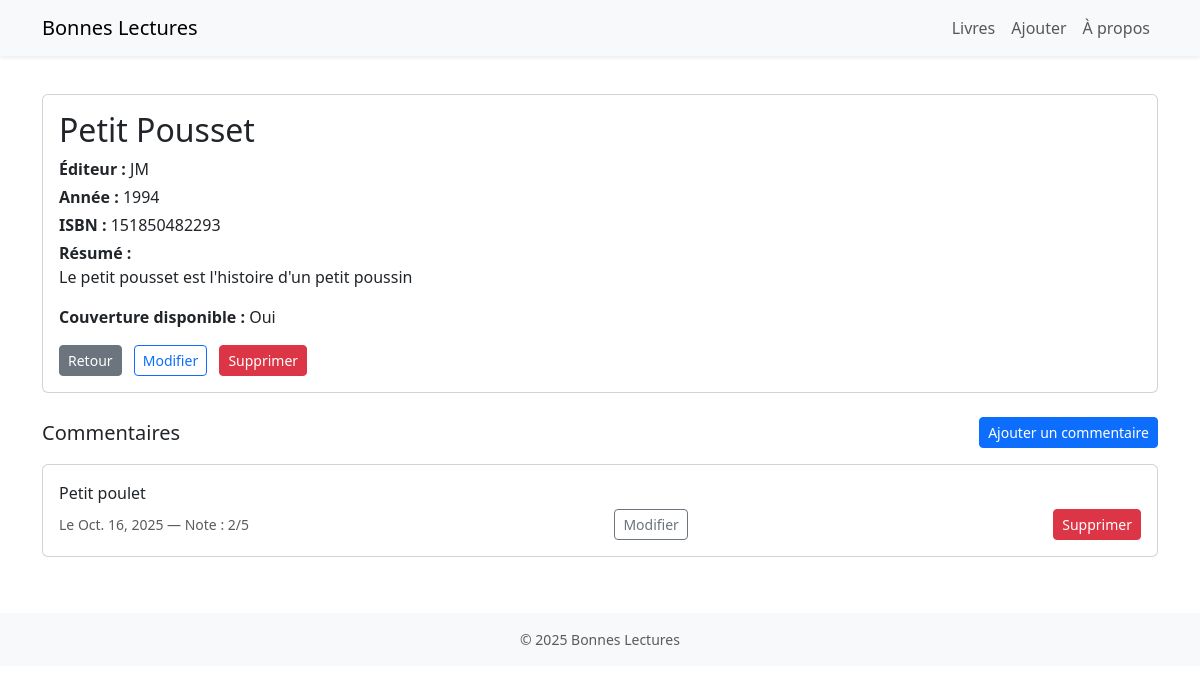
The page /book/4/ on the database as committed earlier.
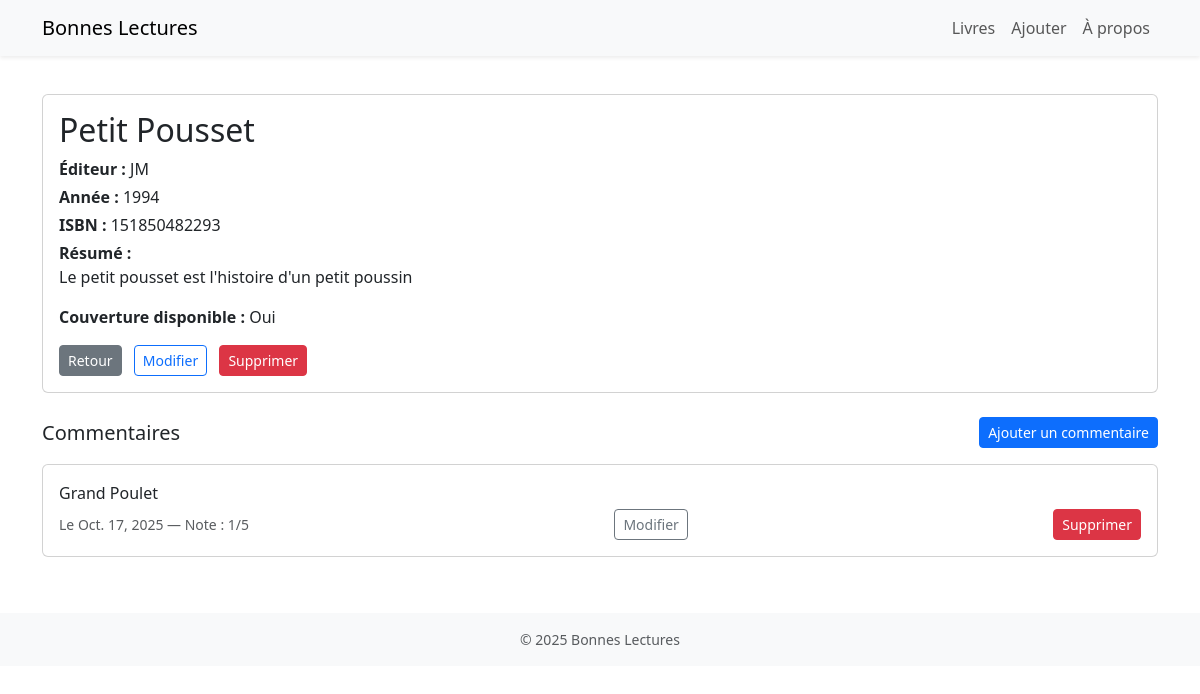
The same page on the database as committed later.
### bonnes_lectures/models.py (models this page shows, shortened)
class Book(models.Model):
    title = models.CharField(max_length=200)
    publisher = models.CharField(max_length=200)
    year = models.PositiveIntegerField()
    isbn = models.CharField(max_length=20, unique=True)
    backCover = models.TextField()
    cover = models.BooleanField(default=False)
    author = models.ForeignKey(Author, related_name='books', on_delete=models.CASCADE, null=True, blank=True)

class Review(models.Model):
    book = models.ForeignKey(Book, related_name='reviews', on_delete=models.CASCADE)
    content = models.TextField()
    date = models.DateField()
    rating = models.PositiveIntegerField()

### bonnes_lectures/views.py (the view)
# urls.py: path('book/<int:id>/', views.book_detail, name='book_detail'),
def book_detail(request, id):
    book = get_object_or_404(Book, id=id)
    reviews = book.reviews.order_by('-date')
    return render(request, 'book_detail.html', {'book': book, 'reviews': reviews})

### bonnes_lectures/templates/book_detail.html (shortened to what this page needs)
{% extends 'base.html' %}
{% load django_bootstrap5 %}
{% block content %}
<div class="mt-4">
    <div class="card">
        <div class="card-body">
            <h2 class="card-title">{{ book.title }}</h2>
            <p class="mb-1"><strong>Éditeur :</strong> {{ book.publisher }}</p>
            <p class="mb-1"><strong>Année :</strong> {{ book.year }}</p>
            <p class="mb-1"><strong>ISBN :</strong> {{ book.isbn }}</p>
            <p class="mb-3"><strong>Résumé :</strong><br>{{ book.backCover }}</p>
            <p><strong>Couverture disponible :</strong> {{ book.cover|yesno:"Oui,Non" }}</p>
            <div class="mt-3">
                <a class="btn btn-secondary btn-sm me-2" href="{% url 'book_list' %}">Retour</a>
                <form action="{% url 'modify_book' book.id %}" method="post" class="d-inline">
                    <button type="submit" class="btn btn-outline-primary btn-sm me-2">Modifier</button>
                </form>
                <form action="{% url 'delete_book' book.id %}" method="post" class="d-inline" onsubmit="return confirm('Voulez-vous vraiment supprimer ce livre ?');">
                    <button type="submit" class="btn btn-danger btn-sm">Supprimer</button>
                </form>
            </div>
        </div>
    </div>
            <div class="mt-4">
                <div class="d-flex justify-content-between align-items-center mb-3">
                    <h3 class="h5 mb-0">Commentaires</h3>
                    <a class="btn btn-primary btn-sm" href="{% url 'new_review' book.id %}">Ajouter un commentaire</a>
                </div>
                {% if reviews %}
                    <div class="row">
                        {% for review in reviews %}
                            <div class="col-12 mb-2">
                                <div class="card">
                                    <div class="card-body">
                                        <p class="mb-1">{{ review.content }}</p>
                                        <div class="d-flex justify-content-between align-items-center">
                                            <div class="text-muted small">Le {{ review.date }} — Note : {{ review.rating }}/5</div>
                                            <div>
                                                <a class="btn btn-outline-secondary btn-sm" href="{% url 'modify_review' book.id review.id %}">Modifier</a>
                                            </div>
                                            <div>
                                                <form action="{% url 'delete_review' book.id review.id %}" method="post" class="d-inline" onsubmit="return confirm('Voulez-vous vraiment supprimer ce commentaire ?');">
                                                    <button type="submit" class="btn btn-danger btn-sm">Supprimer</button>
                                                </form>
                                            </div>
                                        </div>
                                    </div>
                                </div>
                            </div>
                        {% endfor %}
                    </div>
                {% else %}
                    <div class="alert alert-info">Pas encore de commentaires pour ce livre.</div>
                {% endif %}
            </div>
</div>
{% endblock %}

### bonnes_lectures/templates/base.html (shortened to what this page needs)
{% load django_bootstrap5 %}
{% bootstrap_css %}
<!DOCTYPE html>
<html lang="fr">
<head>
</head>
<body>
        <header>
            <nav class="navbar navbar-expand-lg navbar-light bg-light fixed-top shadow-sm">
                <div class="container">
                    <a class="navbar-brand" href="{% url 'welcome' %}">Bonnes Lectures</a>
                    <div class="collapse navbar-collapse" id="mainNavbar">
                        <ul class="navbar-nav ms-auto mb-2 mb-lg-0">
                            <li class="nav-item"><a class="nav-link" href="{% url 'book_list' %}">Livres</a></li>
                            <li class="nav-item"><a class="nav-link" href="{% url 'new_book' %}">Ajouter</a></li>
                            <li class="nav-item"><a class="nav-link" href="{% url 'about' %}">À propos</a></li>
                        </ul>
                    </div>
                </div>
            </nav>
        </header>
        <main class="container">
                {% block content %}{% endblock %}
        </main>
        <footer class="text-center">
                <div class="container">
                        <small class="text-muted">© 2025 Bonnes Lectures</small>
                </div>
        </footer>
</body>
</html>

### bonnes_lectures/templates/base.html (style rules this page uses)
body { padding-top: 70px; }
footer { padding: 1rem 0; background: #f8f9fa; margin-top: 3rem; }

Rows that differ between the two databases and show on the page:
removed Review: content "Petit poulet", date "Oct. 16, 2025", rating "2"
added Review: content "Grand Poulet", date "Oct. 17, 2025", rating "1"
